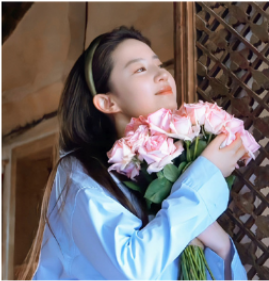
#> input picture section4/images/liu1.png, 269 x 281 px, found by its file name
$ python 4_8_images.py
#> lines starting #> are read from the running program, lines starting #| are printed output that depends on the picture; after the words box and inside, x2 and y2 are one past the last pixel; in counts of white or black regions, pixels touching at a corner belong together; long printed decimals are rounded
"""
对比两个图片相似度
"""

#!/usr/bin/env python
# -*- coding: utf-8 -*-

"""These functions calculate the similarity of two images of the same size."""


import cv2
import numpy as np


def img_mat_rgb_2_gray(img_mat):
    """
    Turn img_mat into gray_scale, so that template match can figure the img data.
    "print(type(im_search[0][0])")  can check the pixel type.
    """
    assert isinstance(img_mat[0][0], np.ndarray), "input must be instance of np.ndarray"
    return cv2.cvtColor(img_mat, cv2.COLOR_BGR2GRAY)


def cal_ccoeff_confidence(im_source, im_search):
    """求取两张图片的可信度，使用TM_CCOEFF_NORMED方法."""
    # 扩展置信度计算区域
    im_source = cv2.copyMakeBorder(im_source, 10, 10, 10, 10, cv2.BORDER_REPLICATE)
    # 加入取值范围干扰，防止算法过于放大微小差异
    im_source[0, 0] = 0
    im_source[0, 1] = 255

    im_source, im_search = img_mat_rgb_2_gray(im_source), img_mat_rgb_2_gray(im_search)
    res = cv2.matchTemplate(im_source, im_search, cv2.TM_CCOEFF_NORMED)
    min_val, max_val, min_loc, max_loc = cv2.minMaxLoc(res)

    return max_val


def cal_rgb_confidence(img_src_rgb, img_sch_rgb):
    """同大小彩图计算相似度."""
    # 减少极限值对hsv角度计算的影响
    img_src_rgb = np.clip(img_src_rgb, 10, 245)
    img_sch_rgb = np.clip(img_sch_rgb, 10, 245)
    # 转HSV强化颜色的影响
    img_src_rgb = cv2.cvtColor(img_src_rgb, cv2.COLOR_BGR2HSV)
    img_sch_rgb = cv2.cvtColor(img_sch_rgb, cv2.COLOR_BGR2HSV)

    # 扩展置信度计算区域
    img_src_rgb = cv2.copyMakeBorder(img_src_rgb, 10, 10, 10, 10, cv2.BORDER_REPLICATE)
    # 加入取值范围干扰，防止算法过于放大微小差异
    img_src_rgb[0, 0] = 0
    img_src_rgb[0, 1] = 255

    # 计算BGR三通道的confidence，存入bgr_confidence
    src_bgr, sch_bgr = cv2.split(img_src_rgb), cv2.split(img_sch_rgb)
    bgr_confidence = [0, 0, 0]
    for i in range(3):
        res_temp = cv2.matchTemplate(src_bgr[i], sch_bgr[i], cv2.TM_CCOEFF_NORMED)
        min_val, max_val, min_loc, max_loc = cv2.minMaxLoc(res_temp)
        bgr_confidence[i] = max_val

    return min(bgr_confidence)


if __name__ == "__main__":
    img1 = cv2.resize(
        cv2.imread("D:\Project\web_ui\section4\images/liu1.png"), (100, 100)
    )
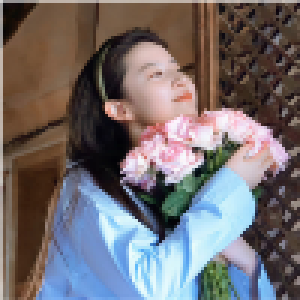
#> img1: shape (100, 100, 3) (shown 3 times larger); mean B, G, R 110.3, 107.9, 114.4
    img2 = cv2.resize(
        cv2.imread("D:\Project\web_ui\section4\images/liu2.png"), (100, 100)
    )
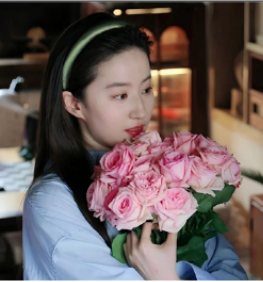
#> input picture section4/images/liu2.png, 263 x 282 px, found by its file name
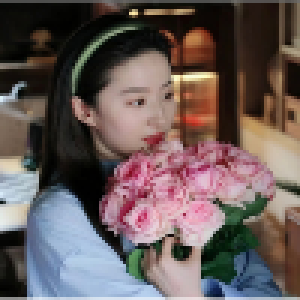
#> img2: shape (100, 100, 3) (shown 3 times larger); mean B, G, R 88.6, 90, 103.7
    img3 = cv2.resize(
        cv2.imread("D:\Project\web_ui\section4\images/liu3.png"), (100, 100)
    )
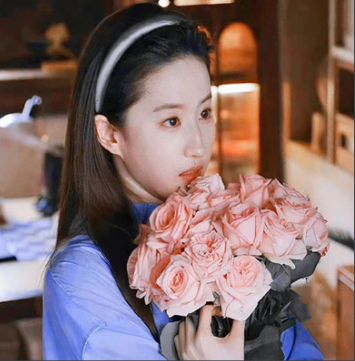
#> input picture section4/images/liu3.png, 355 x 361 px, found by its file name
    res1 = cal_ccoeff_confidence(img1, img2)
#> in cal_ccoeff_confidence, `im_source[0, 0] = 0`: im_source: shape (120, 120, 3); mean of channels 0, 1, 2 121.1, 118.7, 123.5
#> in cal_ccoeff_confidence, `im_source[0, 1] = 255`: im_source: shape (120, 120, 3); mean of channels 0, 1, 2 121.1, 118.7, 123.5
#> in cal_ccoeff_confidence, `min_val, max_val, min_loc, max_loc = cv2.minMaxLoc(res)`: min_val = -0.0037; max_val = 0.358; min_loc = (0, 0); max_loc = (20, 10)
#> res1 = 0.358
    print("img1 vs img2 相似度对比结果: ", res1)
#| img1 vs img2 相似度对比结果:  0.3579
    res2 = cal_ccoeff_confidence(img2, img3)
#> in cal_ccoeff_confidence (call 2), `im_source = cv2.copyMakeBorder(im_source, 10, 10, 10, 10, cv2.BORDER_R..`:
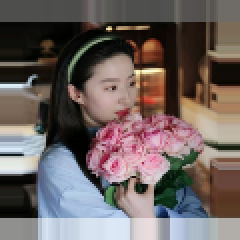
#> im_source: shape (120, 120, 3) (shown 2 times larger); mean of channels 0, 1, 2 96.7, 98.7, 109.4; drawn as B, G, R
#> in cal_ccoeff_confidence (call 2), `im_source[0, 0] = 0`: im_source: shape (120, 120, 3); 0.01% of pixels changed, all inside (x1, y1, x2, y2) = (0, 0, 1, 1)
#> in cal_ccoeff_confidence (call 2), `im_source[0, 1] = 255`: im_source: shape (120, 120, 3); mean of channels 0, 1, 2 96.7, 98.8, 109.4
#> in img_mat_rgb_2_gray (call 4), `return cv2.cvtColor(img_mat, cv2.COLOR_BGR2GRAY)`:
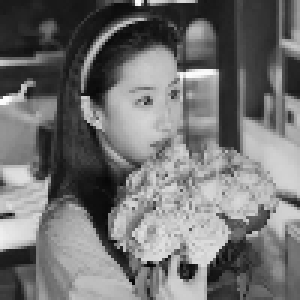
#> returned value: shape (100, 100) (shown 3 times larger); min 5, max 252, mean 113.8
#> in cal_ccoeff_confidence (call 2), `res = cv2.matchTemplate(im_source, im_search, cv2.TM_CCOEFF_NORMED)`:
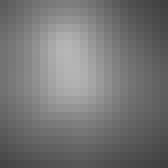
#> res: shape (21, 21) float32 (shown 8 times larger); min 0.253, max 0.716, mean 0.46
#> in cal_ccoeff_confidence (call 2), `min_val, max_val, min_loc, max_loc = cv2.minMaxLoc(res)`: min_val = 0.253; max_val = 0.716; min_loc = (20, 0); max_loc = (8, 6)
#> res2 = 0.716
    print("img2 vs img3 相似度对比结果: ", res2)
#| img2 vs img3 相似度对比结果:  0.716
